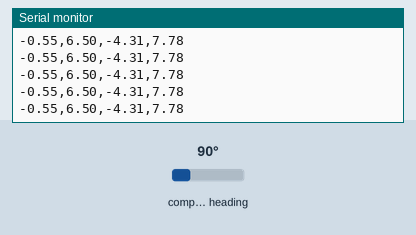
Simulated run of this sketch. Board: Arduino Uno, built with avr-gcc and run on an emulated ATmega328P. Parts: the last lines printed to the serial monitor. The test bench sets the inputs (shaded band); at power-on: compass heading 90°.

Above: at 1.2 s.
1.3 s: compass heading set to 7°
At 1.35 s:
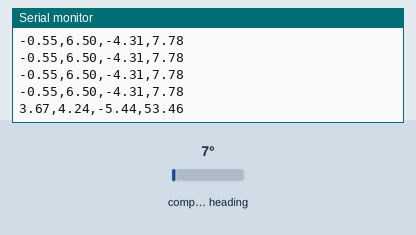
2.8 s: compass heading set to 180°
At 2.9 s:
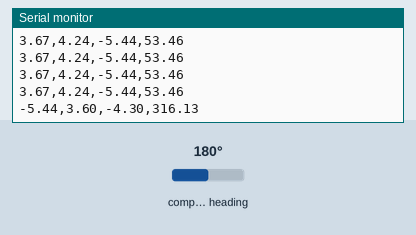
Timing chart, 0 to 5.8 s (numbered marks = the images above; inputs shaded):
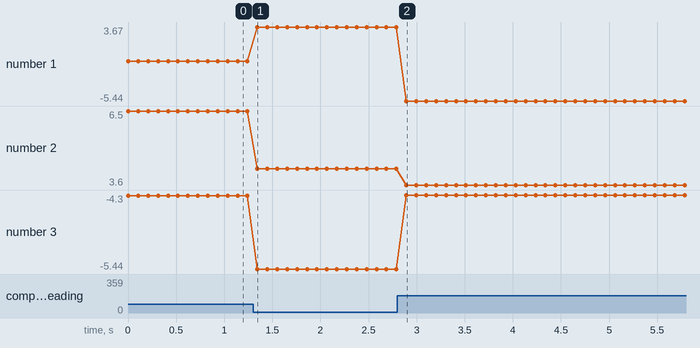

Measured:
- after the input at 1.3 s, the serial monitor: prints a new line at once (image 1)
- after the input at 2.8 s, the serial monitor: prints a new line after 0.09 s (image 2)
- plotted number 1: -0.55 → 3.67 after the input at 1.3 s
- plotted number 2: 6.5 → 4.24 after the input at 1.3 s, 4.24 → 3.6 after the input at 2.8 s
- plotted number 3: -4.31 → -5.44 after the input at 1.3 s, -5.44 → -4.3 after the input at 2.8 s

The sketch:

Arduino_Mag_Calibrated.ino
```cpp
#include <Wire.h>
#include <Adafruit_Sensor.h>
#include <Adafruit_HMC5883_U.h>
//HMC5883L compass; //Copy the folder "HMC5883L" in the folder "C:\Program Files\Arduino\libraries" and restart the arduino IDE.
Adafruit_HMC5883_Unified mag = Adafruit_HMC5883_Unified(12345);
float xv, yv, zv;
float headingDegrees;
//calibrated_values[3] is the global array where the calibrated data will be placed
//calibrated_values[3]: [0]=Xc, [1]=Yc, [2]=Zc
float calibrated_values[3];
//transformation(float uncalibrated_values[3]) is the function of the magnetometer data correction
//uncalibrated_values[3] is the array of the non calibrated magnetometer data
//uncalibrated_values[3]: [0]=Xnc, [1]=Ync, [2]=Znc
void transformation(float uncalibrated_values[3])
{
  //calibration_matrix[3][3] is the transformation matrix
  //replace M11, M12,..,M33 with your transformation matrix data
  double calibration_matrix[3][3] =
  {
    {0.083832,0.001101, -0.010638},
    {0.001101,0.096019,-0.018923},
    {-0.010638,-0.018923, 0.113036}
  };
  //bias[3] is the bias
  //replace Bx, By, Bz with your bias data
  double bias[3] =
  {
    11.008123,
    -22.149114,
    -1.271789
  };
  //calculation
  for (int i=0; i<3; ++i) uncalibrated_values[i] = uncalibrated_values[i] - bias[i];
  float result[3] = {0, 0, 0};
  for (int i=0; i<3; ++i)
    for (int j=0; j<3; ++j)
      result[i] += calibration_matrix[i][j] * uncalibrated_values[j];
  for (int i=0; i<3; ++i) calibrated_values[i] = result[i];
}

//vector_length_stabilasation() - is the function of the magnetometer vector length stabilasation (stabilisation of the sphere radius)
float scaler;
boolean scaler_flag = false;
float normal_vector_length;
void vector_length_stabilasation(){
  //calculate the normal vector length
  if (scaler_flag == false)
  {
    getHeading();
    normal_vector_length = sqrt(calibrated_values[0]*calibrated_values[0] + calibrated_values[1]*calibrated_values[1] + calibrated_values[2]*calibrated_values[2]);
    scaler_flag = true;
  }
  //calculate the current scaler
  scaler = normal_vector_length/sqrt(calibrated_values[0]*calibrated_values[0] + calibrated_values[1]*calibrated_values[1] + calibrated_values[2]*calibrated_values[2]);
  //apply the current scaler to the calibrated coordinates (global array calibrated_values)
  calibrated_values[0] = calibrated_values[0]*scaler;
  calibrated_values[1] = calibrated_values[1]*scaler;
  calibrated_values[2] = calibrated_values[2]*scaler;
}

void displaySensorDetails(void)
{
  sensor_t sensor;
  mag.getSensor(&sensor);
//  delay(50);
}

void setup()
{
  Serial.begin(9600);
  if(!mag.begin())
  {
    /* There was a problem detecting the HMC5883 ... check your connections */
    while(1);
  }
 // mag.begin();
 //compass = HMC5883L();
  //setupHMC5883L();
  displaySensorDetails();
}

void loop()
{
  float values_from_magnetometer[3];
  getHeading();
  values_from_magnetometer[0] = xv;
  values_from_magnetometer[1] = yv;
  values_from_magnetometer[2] = zv;
  transformation(values_from_magnetometer);

  vector_length_stabilasation();

  Serial.flush();
  Serial.print(calibrated_values[0]);
  Serial.print(",");
  Serial.print(calibrated_values[1]);
  Serial.print(",");
  Serial.print(calibrated_values[2]);//----------------------------------------------
  Serial.print(",");
  float heading = atan2(calibrated_values[0], calibrated_values[1]);
  float declinationAngle = 0.22;
  heading += declinationAngle;

  // Correct for when signs are reversed.
  if(heading < 0)
    heading += 2*PI;

  // Check for wrap due to addition of declination.
  if(heading > 2*PI)
    heading -= 2*PI;

  // Convert radians to degrees for readability.
  headingDegrees = heading * 180/M_PI;
 Serial.print(headingDegrees);
  Serial.println();

 // Serial.println();

  delay(100);
}


void getHeading()
{
  sensors_event_t event;
  mag.getEvent(&event);
  xv=event.magnetic.x;
  yv=event.magnetic.y;
  zv=event.magnetic.z;
}
```
